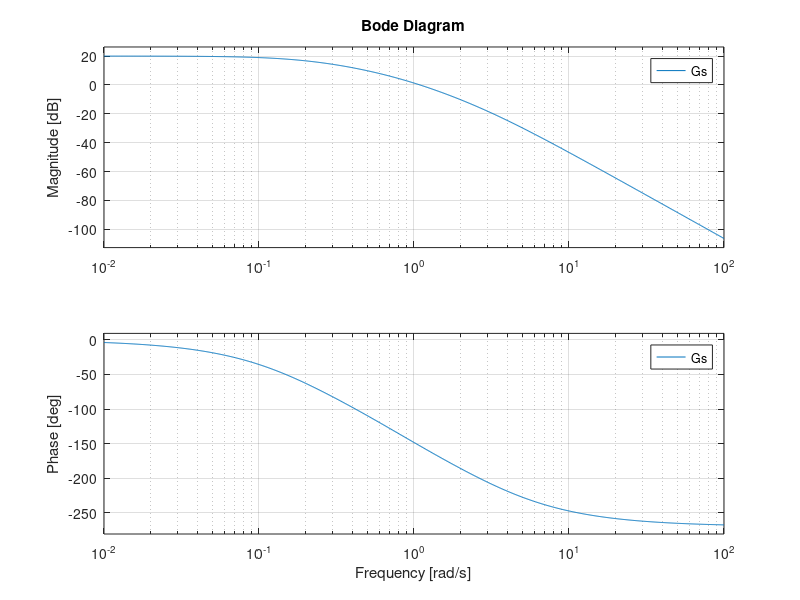

Recreate this plot in MATLAB. (Note: this script raises an error after producing the figure.)
% Regelungstechnik
% Aufgabe 10

s = tf('s');
% Gegebene Ubertragunsfunktion
Gs = 10 / ((1 + 5*s) * (1 + 1.25*s) * (1 + 0.333*s));

figure(1)
title('Gs Aufgabe 9')
bode(Gs)
grid on

wc = 1.1;
tr = 1.44 / wc;
[M, phi] = bode(Gs, wc); % phi in grad!

phi_R_IST = phi - (-180);

% phi von regler berechnen
% das muss negativ sein

phi_R = phi_R_SOLL - phi_R_IST;

TN = tan ((phi_R + 90) * pi / 180) / wc;

G_strich = (1 + s * TN) / s;
L_strich = G_strich * Gs;
